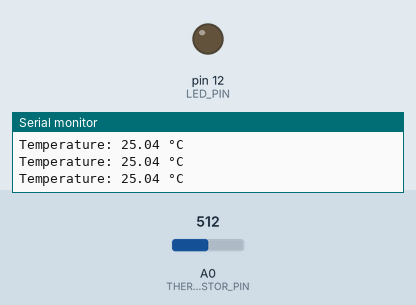
Recording of a sketch running on a simulated Arduino Uno, built with avr-gcc and run on an emulated ATmega328P. On the bench: output pins drawn as LEDs (lit = HIGH), the last lines printed to the serial monitor. Dashed ring = blinking. Inputs (shaded band) come from the test bench; at power-on: A0 (THERMISTOR_PIN) = 512.

Above: at 1.2 s.
1.3 s: A0 (THERMISTOR_PIN) set to 739
2.8 s: A0 (THERMISTOR_PIN) set to 768
At 3.05 s:
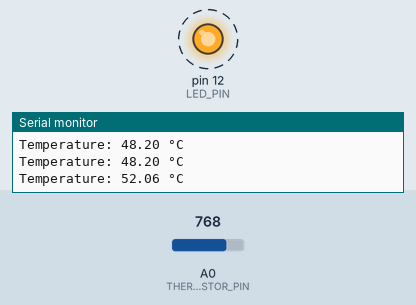
5.8 s: A0 (THERMISTOR_PIN) set to 716
At 6.9 s:
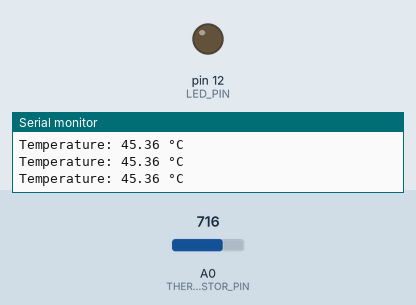
Timing chart, 0 to 8.8 s (numbered marks = the images above; inputs shaded):
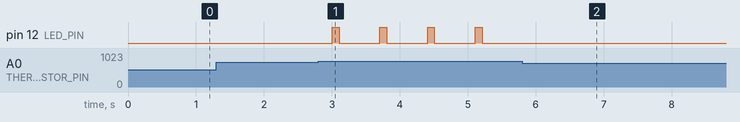

Measured:
- the behaviour switches between 752 and 753 on A0 (THERMISTOR_PIN) (found by bisection; images 0 and 1)
- after the input at 2.8 s, pin 12 (LED_PIN): alternates HIGH for 0.10 s and LOW for 0.60 s, starting after 0.21 s
- after the input at 5.8 s, pin 12 (LED_PIN): stops changing and stays LOW

The sketch:

fire_sensor_simulation_with_stop_command.ino
```cpp
// Pin Definitions
#define THERMISTOR_PIN A0   // Thermistor connected to analog pin A0
#define LED_PIN 12          // Red LED connected to digital pin 12

// Threshold
const int TEMP_THRESHOLD = 50;  // Temperature threshold in Celsius

// Thermistor calculation constants
const float BETA = 3950;           // Beta coefficient for the thermistor
const float ROOM_TEMP_RESISTANCE = 10000;  // Resistance of the thermistor at 25°C (10k ohm)
const float SERIES_RESISTOR = 10000;       // Series resistor value (10k ohm)

// Variables
bool stopBlinking = false;

// Function to read temperature from thermistor
float readTemperature() {
  int analogValue = analogRead(THERMISTOR_PIN);

  // Avoid divide by zero issue
  if (analogValue == 0) {
    return -273.15;  // Error reading, absolute zero (invalid)
  }

  // Calculate the thermistor resistance
  float resistance = SERIES_RESISTOR * (1023.0 / analogValue - 1);

  // Calculate temperature using the Steinhart-Hart equation
  float steinhart;
  steinhart = resistance / ROOM_TEMP_RESISTANCE;         // (R/Ro)
  steinhart = log(steinhart);                            // ln(R/Ro)
  steinhart /= BETA;                                     // 1/B * ln(R/Ro)
  steinhart += 1.0 / (25.0 + 273.15);                    // + (1/To)
  steinhart = 1.0 / steinhart;                           // Invert
  steinhart -= 273.15;                                   // Convert to Celsius

  return steinhart;
}

// Function to check for "stop" input from Serial Monitor
void checkStopCommand() {
  if (Serial.available() > 0) {
    String input = Serial.readString();  // Read the input string
    input.trim();  // Remove any extra spaces or newline characters
    input.toLowerCase();  // Convert to lowercase to make it case-insensitive

    if (input.equals("stop")) {
      stopBlinking = true;  // Stop the blinking
    }
  }
}

void setup() {
  pinMode(LED_PIN, OUTPUT);  // Set LED pin as output
  Serial.begin(9600);        // Initialize serial communication
  Serial.println("Type 'stop' to stop the blinking.");
}

void loop() {
  float temperature = readTemperature();   // Read temperature from thermistor

  // Print the temperature in Celsius
  Serial.print("Temperature: ");
  Serial.print(temperature);
  Serial.println(" °C");

  // Check for stop command from Serial Monitor
  checkStopCommand();

  // Blink the LED if temperature exceeds threshold and stopBlinking is false
  if (temperature >= TEMP_THRESHOLD && !stopBlinking) {
    // Blink LED fast
    digitalWrite(LED_PIN, HIGH);
    delay(100);
    digitalWrite(LED_PIN, LOW);
    delay(100);
  } else {
    // Turn off LED if the temperature is below the threshold or blinking is stopped
    digitalWrite(LED_PIN, LOW);
  }

  delay(500);  // Delay for sensor stabilization and reduce reading frequency
}
```
